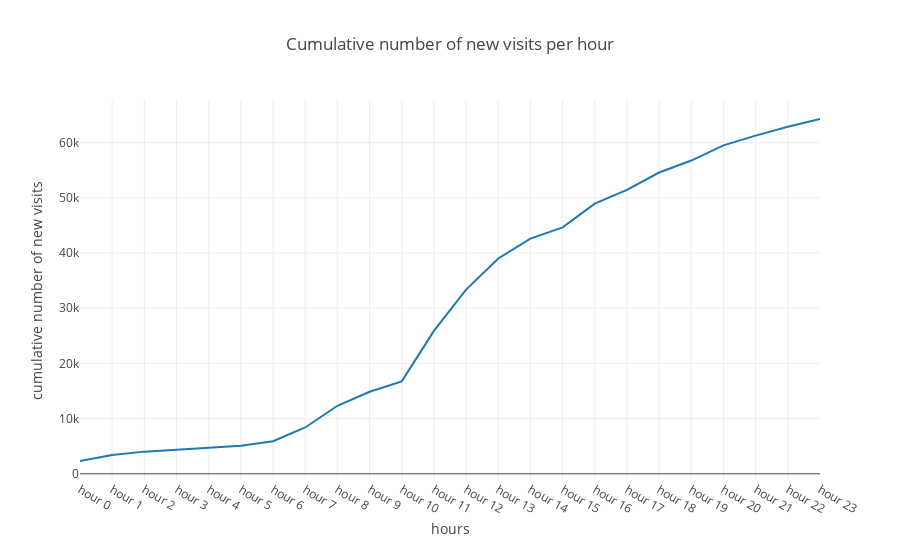

The cell this chart's notebook holds for it:
### Code cell
cumulative_distinct_y_axis=cumsum(distinct_y_axis)

plotly.offline.iplot({
    "data": [go.Scatter(x=x_axis, y=cumulative_distinct_y_axis)],
    "layout": go.Layout(title="Cumulative number of new visits per hour",yaxis=dict(title="cumulative number of new visits"),xaxis=dict(title='hours'))
})

### Figure 1 — Plotly figure (JSON) as saved in the notebook; plotly's stock layout.template omitted (floating-point values rounded to 4 significant figures)
{"data": [{"type": "scatter", "uid": "6a27f7c8-68ad-4f1c-b36e-81317fd02478", "x": ["hour 0", "hour 1", "hour 2", "hour 3", "hour 4", "hour 5", "hour 6", "hour 7", "hour 8", "hour 9", "hour 10", "hour 11", "hour 12", "hour 13", "hour 14", "hour 15", "hour 16", "hour 17", "hour 18", "hour 19", "hour 20", "hour 21", "hour 22", "hour 23"], "y": [2319, 3408, 4017, 4395, 4706, 5063, 5908, 8390, 12322, 14860, 16736, 25883, 33363, 39005, 42594, 44643, 48939, 51438, 54573, 56737, 59494, 61256, 62874, 64265]}], "layout": {"title": "Cumulative number of new visits per hour", "xaxis": {"title": "hours"}, "yaxis": {"title": "cumulative number of new visits"}}}
